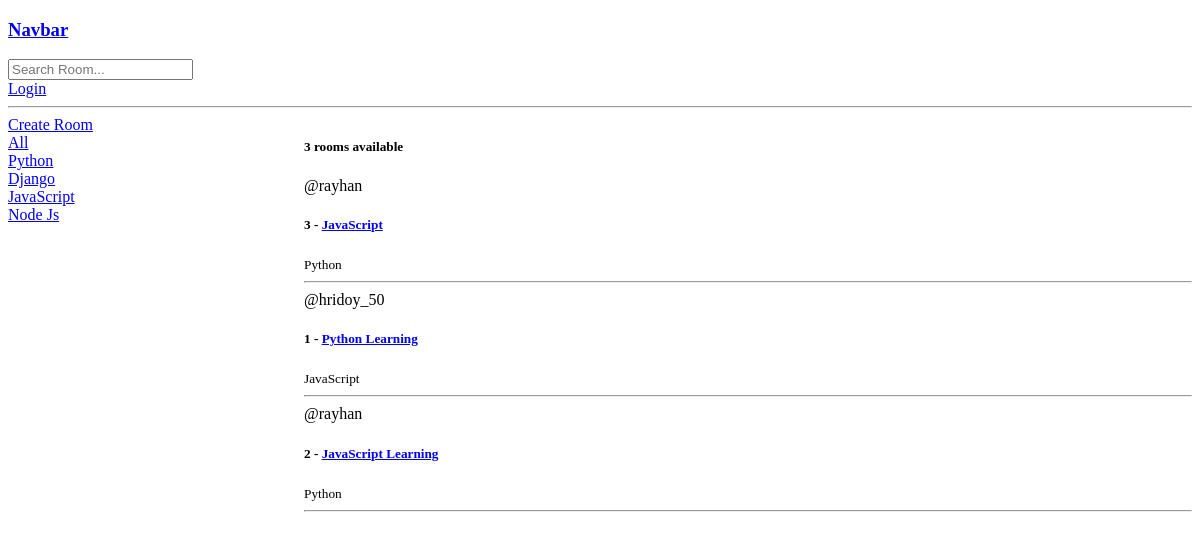
Before: /?q=JavaScript with the older database file.
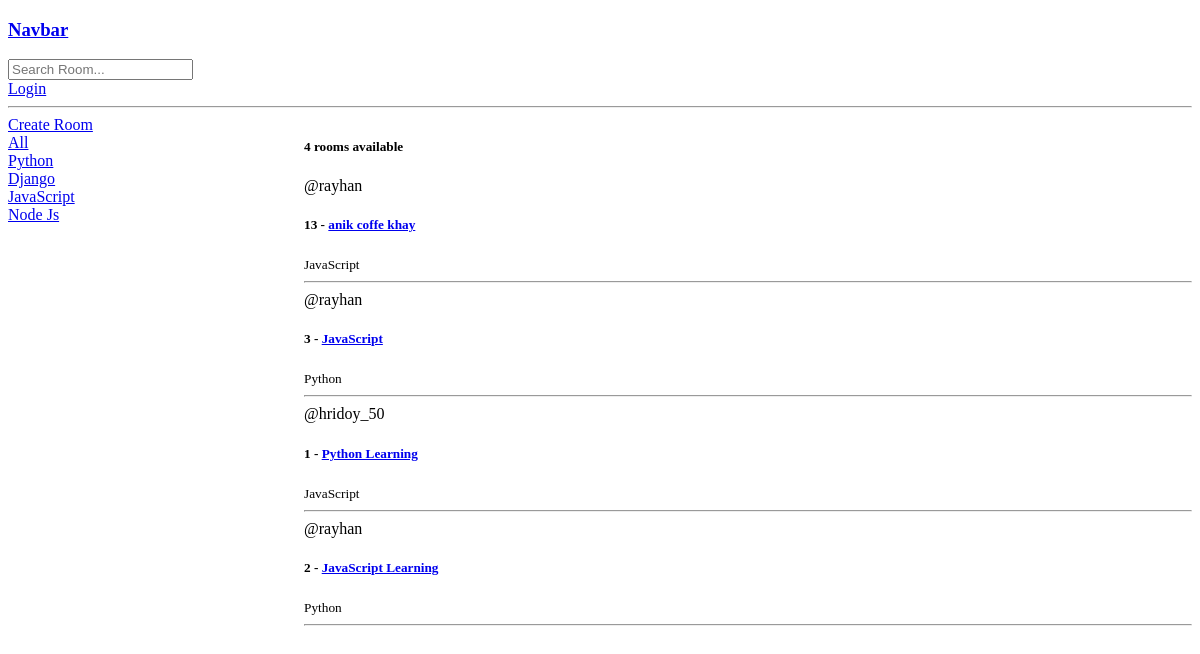
After: the same page with the newer database file.
### base/models.py (models this page shows, shortened)
class Topic(models.Model):
    name = models.CharField(max_length=200)

class Room(models.Model):
    host = models.ForeignKey(User, on_delete=models.SET_NULL, null=True)
    topic = models.ForeignKey(Topic, on_delete=models.SET_NULL, null=True)
    name = models.CharField(max_length=200)
    description = models.TextField(null=True, blank=True)
    updated = models.DateTimeField(auto_now=True)
    created = models.DateTimeField(auto_now_add=True)
    class Meta:
        ordering = ['-updated','-created']

### base/views.py (the view)
# urls.py: path("", views.home, name="home"),
def home(request):
    q = request.GET.get('q') if request.GET.get('q') != None else ''
    rooms = Room.objects.filter(
        Q(topic__name__icontains = q) |
        Q(name__icontains = q) |
        Q(description__icontains = q)
    )
    room_count = rooms.count()
    topics = Topic.objects.all()
    context = {'room':rooms, 'topics':topics, 'room_count':room_count}
    return render(request, 'base/home.html', context)

### base/templates/base/home.html (shortened to what this page needs)
{% extends 'main.html' %}
{% block content %}
<div class="home-container">
    <div>
        <a href="{% url 'create-room' %}">Create Room</a>
        <div>
            <a href="{% url 'home' %}">All</a>
        </div>
        {% for topic in topics %}
        <div>
            <a href="{% url 'home' %}?q={{topic.name}}">{{topic.name}}</a>
        </div>
        {% endfor %}
    </div>
    <div>
        <h5>{{room_count}} rooms available</h5>
        {% for a in room %}
        <div>
            <span>@{{a.host.username}}</span>
            <h5>{{a.id}} - <a href="{% url 'room' a.id %}">{{a.name}}</a></h5>
            <small>{{a.topic.name}}</small>
            <hr>
        </div>
    {% endfor %}
    </div>
</div>
{% endblock %}

Changed rows visible on the page:
added Room: host.username "rayhan", id "13", name "anik coffe khay", topic.name "JavaScript"
Other visible differences:
{{ room_count }}: "3" → "4"
